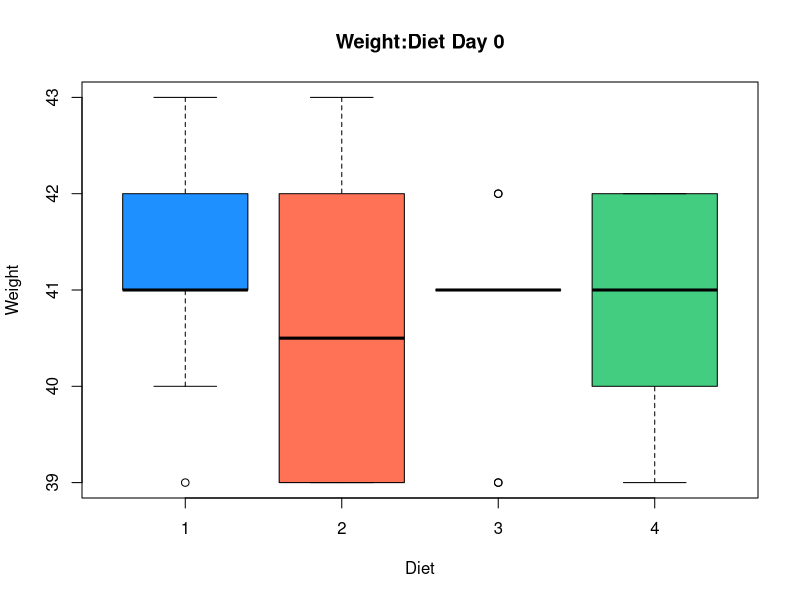
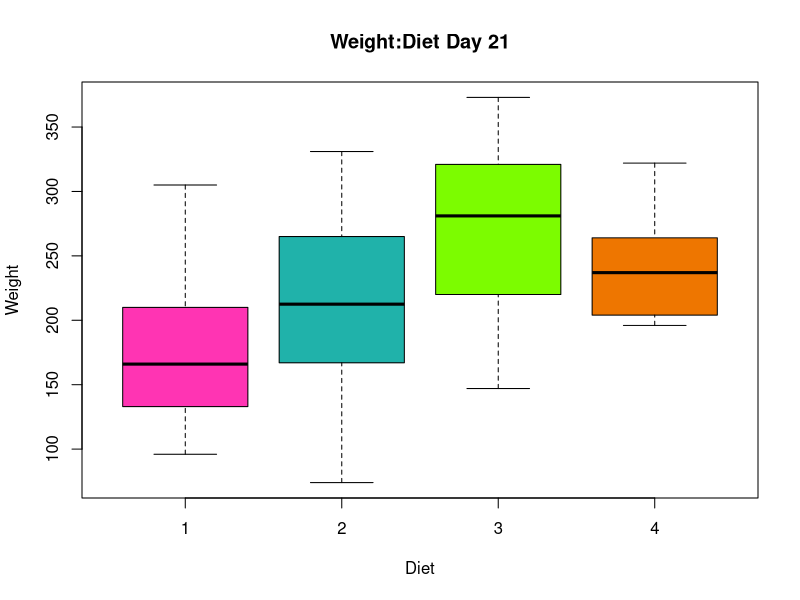
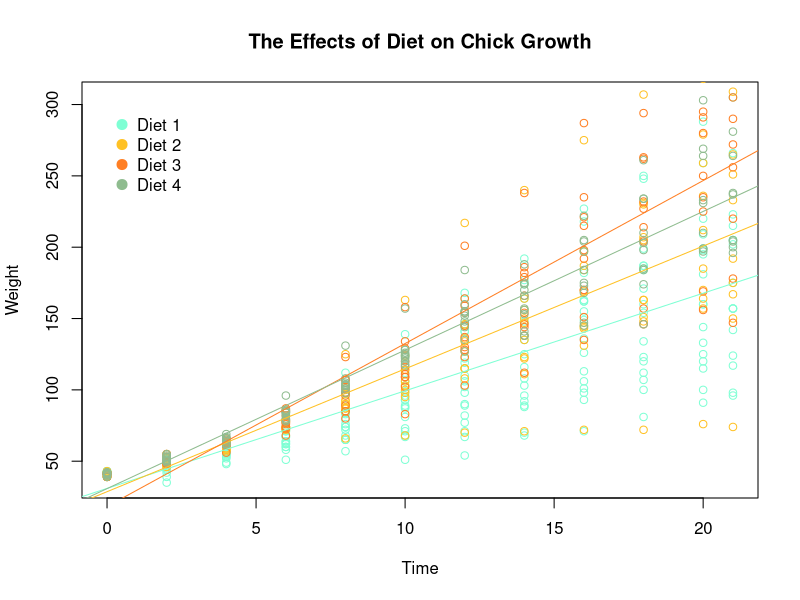
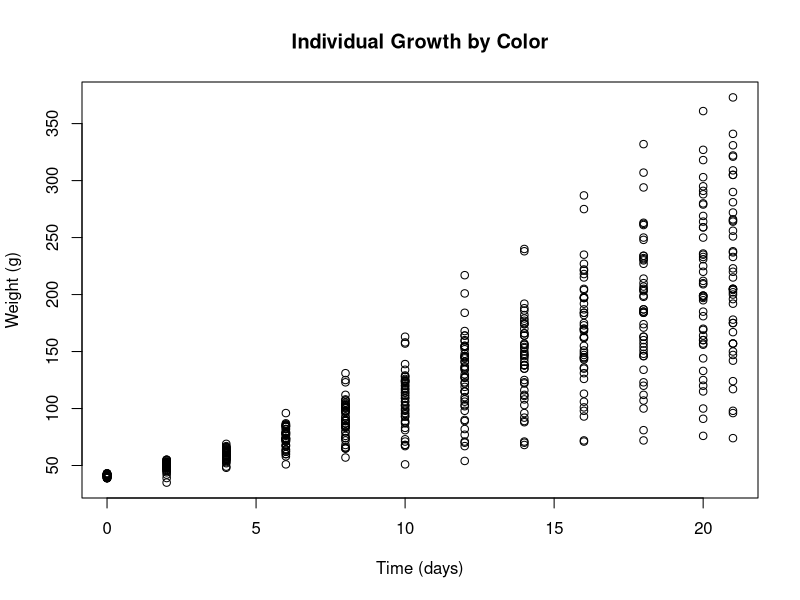

Source code (R) for these figures, in order: (Note: this script raises an error after producing the figures.)
ChickWeightTime0 <- ChickWeight[ChickWeight$Time == 0,]
ChickWeightDiet0 <- ChickWeightTime0$Diet
time_diet_anova0 <- aov(ChickWeightTime0$weight~ChickWeightDiet0)

TukeyHSD(time_diet_anova0)

boxplot(weight~Diet, data = ChickWeightTime0, 
        main = "Weight:Diet Day 0", xlab = "Diet", ylab = "Weight", 
        col = (c("dodgerblue", "coral1", "darkgoldenrod1", "seagreen3")))

ChickWeightTime21 <- ChickWeight[ChickWeight$Time == 21,]
ChickWeightDiet21 <- ChickWeightTime21$Diet
time_diet_anova21 <- aov(ChickWeightTime21$weight~ChickWeightDiet21)

TukeyHSD(time_diet_anova21)

boxplot(weight~Diet, data = ChickWeightTime21, 
        main = "Weight:Diet Day 21", xlab = "Diet", ylab = "Weight",
        col = (c("maroon1", "lightseagreen", "lawngreen", "darkorange2")))

#ChickWeight <- within(ChickWeight, {
#  Chick <- factor(Chick)
#  Diet <- factor(Diet)
#  Time <- factor(Time)
#})

sumAOV <- summary(aov(weight ~ Diet*Time + Error(Chick), data = ChickWeight))

Diet1 <- ChickWeight[ChickWeight$Diet == 1,]
Diet2 <- ChickWeight[ChickWeight$Diet == 2,]
Diet3 <- ChickWeight[ChickWeight$Diet == 3,]
Diet4 <- ChickWeight[ChickWeight$Diet == 4,]

plot(Diet1$Time, Diet1$weight, col = c("aquamarine"), xlab = "Time", 
     ylab = "Weight", main = "The Effects of Diet on Chick Growth")
points(Diet2$Time, Diet2$weight, col = c("goldenrod1"))
points(Diet3$Time, Diet3$weight, col = c("chocolate1"))
points(Diet4$Time, Diet4$weight, col = c("darkseagreen"))

abline(lm(weight ~ Time, data = Diet1), col = c("aquamarine"))
abline(lm(weight ~ Time, data = Diet2), col = c("goldenrod1"))
abline(lm(weight ~ Time, data = Diet3), col = c("chocolate1"))
abline(lm(weight ~ Time, data = Diet4), col = c("darkseagreen"))

legend(0, 300, c("Diet 1", "Diet 2", "Diet 3", "Diet 4"), 
       col = c("aquamarine", "goldenrod1", "chocolate1", 
               "darkseagreen"), pch = 20, pt.cex = 2, bty = "n")

plot.new()

rainbow_indiv <- rainbow(50)
time_indiv <- ChickWeight$Time
weight_indiv <- ChickWeight$weight

plot(time_indiv, weight_indiv, 
     main = "Individual Growth by Color", xlab = "Time (days)",
     ylab = "Weight (g)")

for (i in chick_indiv){
  chick_indiv <- ChickWeight[ChickWeight$Chick == i, ]
  points(chick_indiv$Time, chick_indiv$weight, col = rainbow_indiv[i])
} 

